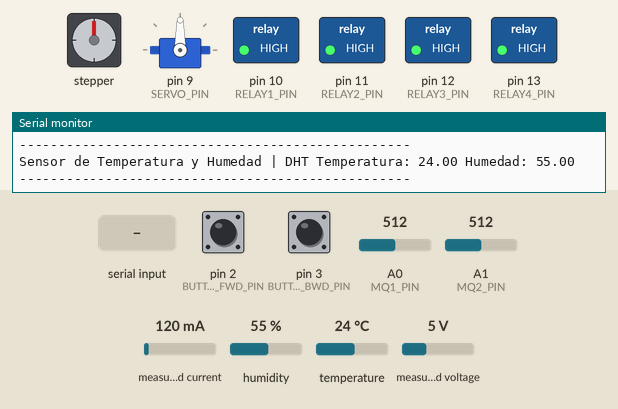
Simulated run of this program. Board: Arduino Uno, built with avr-gcc and run on an emulated ATmega328P. Parts: stepper motor, servo, switched loads named in the program (green lamp = pin HIGH), the last lines printed to the serial monitor. Wiring (inferred from the names in the program): stepper motor (2048 steps per turn assumed): coils pin 4, pin 5, pin 6, pin 7. The inputs (shaded band) are chosen by the test bench; at power-on: pin 3 (BUTTON_BWD_PIN) HIGH, pin 2 (BUTTON_FWD_PIN) HIGH, A0 (MQ1_PIN) = 512, A1 (MQ2_PIN) = 512, measured current 120 mA, humidity 55 %, temperature 24 °C, measured voltage 5 V. Pins used as bus, display or sensor lines are not drawn.

Above: at 1.3 s.
1.4 s: "4\n" received over Serial
At 3.06 s:
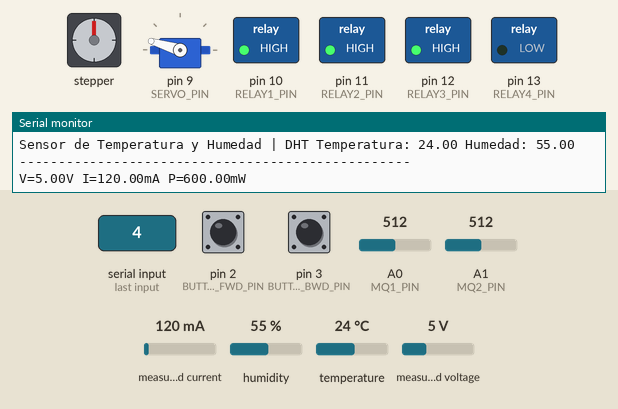
4.9 s: "1\n" received over Serial
At 5.19 s:
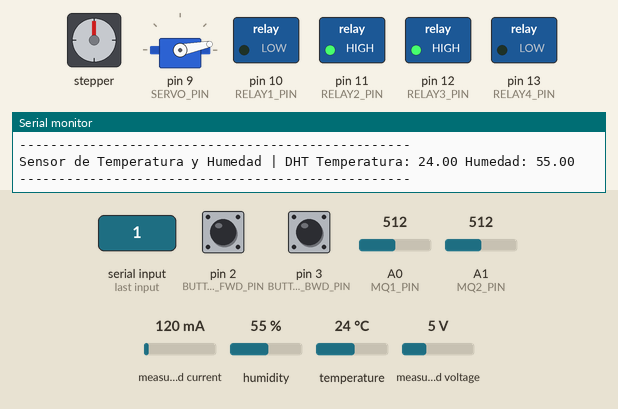
8.4 s: "2\n" received over Serial
At 9.13 s:
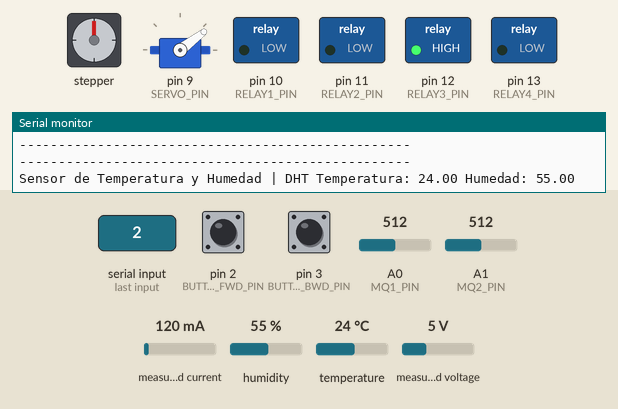
11.9 s: "3\n" received over Serial
At 12.19 s:
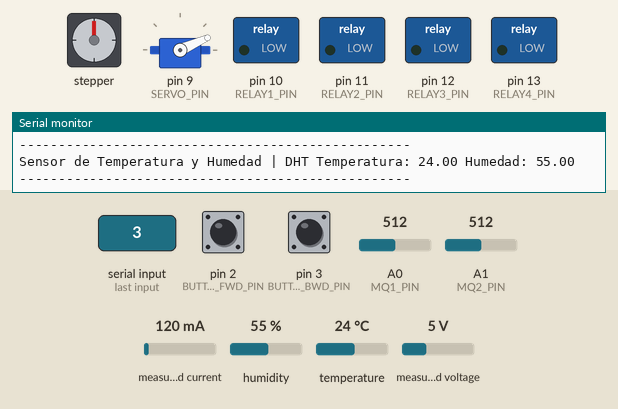
15.4 s: pin 3 (BUTTON_BWD_PIN) pulled LOW for 0.15 s
At 16.13 s:
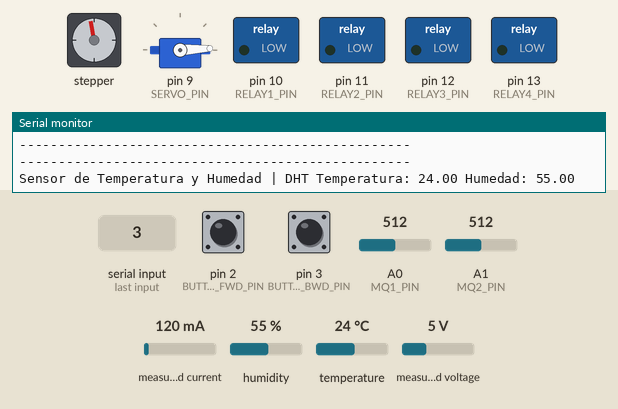
18.9 s: pin 2 (BUTTON_FWD_PIN) pulled LOW for 1 s
At 19.19 s:
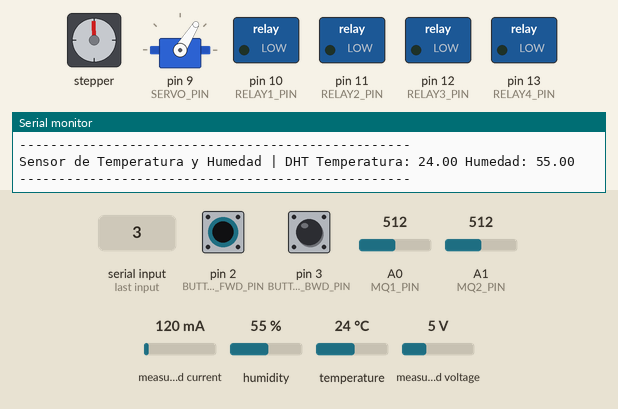
Timing chart, 0 to 32.6 s (numbered marks = the images above; inputs shaded):
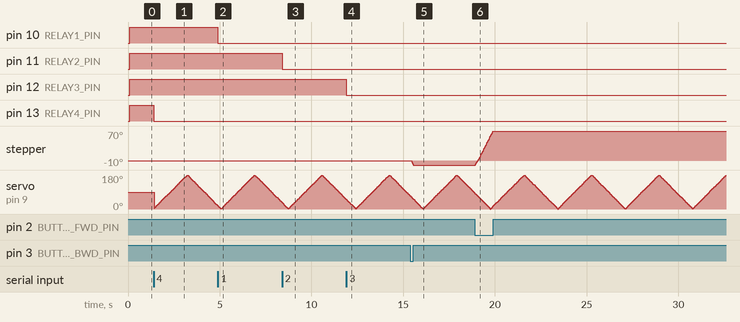

The program:

main.cpp
```cpp
/*
  Maqueta control extendida
  - 4 relés (IN1=D10, IN2=D11, IN3=D12, IN4=D13)
  - Stepper 28BYJ-48 con ULN2003 (D4..D7)
  - 2 pulsadores: D2 = forward, D3 = back
  - Servo en D9 (controlado por el relé 4)
  - DHT22 en D8
  - MQ135 sensores en A0 y A1
  - INA219 medición de corriente
*/

#include <Arduino.h>
#include <Servo.h>
#include <DHT.h>
#include <Wire.h>
#include <Adafruit_INA219.h>

// --- Pines ---
const int RELAY1_PIN = 10; // luminaria A
const int RELAY2_PIN = 11; // luminaria B
const int RELAY3_PIN = 12; // motor paso a paso
const int RELAY4_PIN = 13; // servo control

const int BUTTON_FWD_PIN = 2;
const int BUTTON_BWD_PIN = 3;

const int STEPPER_PIN1 = 4;
const int STEPPER_PIN2 = 5;
const int STEPPER_PIN3 = 6;
const int STEPPER_PIN4 = 7;

const int SERVO_PIN = 9;
const int DHT_PIN = 8;
const int MQ1_PIN = A0;
const int MQ2_PIN = A1;

// --- DHT ---
#define DHTTYPE DHT22
DHT dht(DHT_PIN, DHTTYPE);

// --- Servo ---
Servo fanServo;
bool servoActive = false;
int servoPos = 0;
bool servoUp = true;
unsigned long lastServoMs = 0;
const unsigned long SERVO_DELAY_MS = 10;

// --- Relés ---
bool relayActiveLow = true;
bool relayState1 = false;
bool relayState2 = false;
bool relayState3 = false;
bool relayState4 = false;

// --- Función para aplicar estado a los relés ---
void applyRelay(int idx, bool on) {
  int pin;
  if (idx == 0) pin = RELAY1_PIN;
  else if (idx == 1) pin = RELAY2_PIN;
  else if (idx == 2) pin = RELAY3_PIN;
  else if (idx == 3) pin = RELAY4_PIN;
  else return;

  if (relayActiveLow) digitalWrite(pin, on ? LOW : HIGH);
  else digitalWrite(pin, on ? HIGH : LOW);
}

// --- Stepper ---
const uint8_t STEPSEQ[8][4] = {
  {1,0,0,0},
  {1,1,0,0},
  {0,1,0,0},
  {0,1,1,0},
  {0,0,1,0},
  {0,0,1,1},
  {0,0,0,1},
  {1,0,0,1}
};

int stepIdx = 0;
unsigned long lastStepMs = 0;
unsigned long stepDelayMs = 1;

// --- Botones ---
unsigned long lastDebounceF = 0, lastDebounceB = 0;
const unsigned long DEBOUNCE_MS = 30;
int lastReadF = HIGH, lastReadB = HIGH;

// --- MQ ---
float mq1Avg = 0.0f, mq2Avg = 0.0f;
const float MQ_ALPHA = 0.25f;
unsigned long lastMqMs = 0;
const unsigned long MQ_INTERVAL_MS = 1000;

// --- INA219 ---
Adafruit_INA219 ina219;
unsigned long lastInaMs = 0;
const unsigned long INA_INTERVAL_MS = 1000;
bool inaInitialized = false;

// --- Funciones auxiliares ---
void writeStepper(int idx){
  digitalWrite(STEPPER_PIN1, STEPSEQ[idx][0]);
  digitalWrite(STEPPER_PIN2, STEPSEQ[idx][1]);
  digitalWrite(STEPPER_PIN3, STEPSEQ[idx][2]);
  digitalWrite(STEPPER_PIN4, STEPSEQ[idx][3]);
}

void stepOnce(int dir){
  stepIdx = (stepIdx + (dir>0?1:7)) % 8;
  writeStepper(stepIdx);
}

// --- Setup ---
void setup(){
  Serial.begin(115200);
  delay(100);
  Serial.println("Maqueta - inicio");

  pinMode(RELAY1_PIN, OUTPUT);
  pinMode(RELAY2_PIN, OUTPUT);
  pinMode(RELAY3_PIN, OUTPUT);
  pinMode(RELAY4_PIN, OUTPUT);

  // Inicializar relés apagados
  applyRelay(0, relayState1);
  applyRelay(1, relayState2);
  applyRelay(2, relayState3);
  applyRelay(3, relayState4);

  pinMode(BUTTON_FWD_PIN, INPUT_PULLUP);
  pinMode(BUTTON_BWD_PIN, INPUT_PULLUP);

  pinMode(STEPPER_PIN1, OUTPUT);
  pinMode(STEPPER_PIN2, OUTPUT);
  pinMode(STEPPER_PIN3, OUTPUT);
  pinMode(STEPPER_PIN4, OUTPUT);
  writeStepper(0);

  pinMode(MQ1_PIN, INPUT);
  pinMode(MQ2_PIN, INPUT);

  dht.begin();

  if (!ina219.begin()) {
    Serial.println("Sensor de Electricidad | INA219 no encontrado");
  } else {
    Serial.print("--------------------------------------------------\n");
    Serial.println("Sensor de Electricidad | INA219 inicializado");
    Serial.print("--------------------------------------------------\n");
    inaInitialized = true;
  }

  fanServo.attach(SERVO_PIN);
  fanServo.write(90);
  fanServo.detach();

  mq1Avg = analogRead(MQ1_PIN);
  mq2Avg = analogRead(MQ2_PIN);
  lastMqMs = millis();
}

// --- Loop ---
void loop(){
  unsigned long now = millis();

  // Lectura de botones con antirrebote
  int rf = digitalRead(BUTTON_FWD_PIN);
  int rb = digitalRead(BUTTON_BWD_PIN);
  if (rf != lastReadF) { lastDebounceF = now; lastReadF = rf; }
  if (rb != lastReadB) { lastDebounceB = now; lastReadB = rb; }

  bool forward = false, backward = false;
  if ((now - lastDebounceF) > DEBOUNCE_MS) forward = (rf == LOW);
  if ((now - lastDebounceB) > DEBOUNCE_MS) backward = (rb == LOW);

  // Motor paso a paso solo si el relé 3 está activo
  if (relayState3) {
    if (forward && !backward) {
      if (now - lastStepMs >= stepDelayMs) {
        stepOnce(+1);
        lastStepMs = now;
      }
    } else if (backward && !forward) {
      if (now - lastStepMs >= stepDelayMs) {
        stepOnce(-1);
        lastStepMs = now;
      }
    }
  }

  // Movimiento del servo si relé 4 está activo
  if (relayState4) {
    if (!servoActive) {
      fanServo.attach(SERVO_PIN);
      servoActive = true;
      Serial.print("--------------------------------------------------\n");
      Serial.println("Servo activado (movimiento continuo)");
      Serial.print("--------------------------------------------------\n");


    }

    if (now - lastServoMs >= SERVO_DELAY_MS) {
      lastServoMs = now;
      if (servoUp) servoPos++;
      else servoPos--;
      fanServo.write(servoPos);
      if (servoPos >= 180) servoUp = false;
      if (servoPos <= 0) servoUp = true;
    }

  } else if (servoActive) {
    fanServo.detach();
    servoActive = false;
    Serial.println("Servo detenido");
  }

  // --- Lectura MQ ---
  if (now - lastMqMs >= MQ_INTERVAL_MS){
    lastMqMs = now;
    int r1 = analogRead(MQ1_PIN);
    int r2 = analogRead(MQ2_PIN);
    mq1Avg = (1.0f - MQ_ALPHA) * mq1Avg + MQ_ALPHA * (float)r1;
    mq2Avg = (1.0f - MQ_ALPHA) * mq2Avg + MQ_ALPHA * (float)r2;
    Serial.print("--------------------------------------------------\n");
    Serial.print("Sensor de Gas | MQ1: "); Serial.print(mq1Avg);
    Serial.print("Sensor de Gas | MQ2: "); Serial.println(mq2Avg);
    Serial.print("--------------------------------------------------\n");

    float h = dht.readHumidity();
    float t = dht.readTemperature();
    if (!isnan(h) && !isnan(t)) {
      Serial.print("--------------------------------------------------\n");
      Serial.print("Sensor de Temperatura y Humedad | DHT");
      Serial.print(" Temperatura: "); Serial.print(t);
      Serial.print(" Humedad: "); Serial.println(h);
      Serial.print("--------------------------------------------------\n");
    }
  }

  // --- Lectura INA219 ---
  if (now - lastInaMs >= INA_INTERVAL_MS){
    lastInaMs = now;
    if (inaInitialized){
      float V = ina219.getBusVoltage_V();
      float I = ina219.getCurrent_mA();
      float P = ina219.getPower_mW();
      Serial.print("V="); Serial.print(V);
      Serial.print("V I="); Serial.print(I);
      Serial.print("mA P="); Serial.print(P);
      Serial.println("mW");
    }
  }

  // --- Comandos por Serial ---
  if (Serial.available()){
    String cmd = Serial.readStringUntil('\n');
    cmd.trim();

    if (cmd == "1"){
      relayState1 = !relayState1;
      applyRelay(0, relayState1);
      Serial.print("Relay1 -> "); Serial.println(relayState1 ? "ON" : "OFF");
    }
    else if (cmd == "2"){
      relayState2 = !relayState2;
      applyRelay(1, relayState2);
      Serial.print("Relay2 -> "); Serial.println(relayState2 ? "ON" : "OFF");
    }
    else if (cmd == "3"){
      relayState3 = !relayState3;
      applyRelay(2, relayState3);
      Serial.print("Relay3 -> "); Serial.println(relayState3 ? "ON" : "OFF");
    }
    else if (cmd == "4"){
      relayState4 = !relayState4;
      applyRelay(3, relayState4);
      Serial.print("Relay4 (Servo) -> "); Serial.println(relayState4 ? "ON" : "OFF");
    }
  }
}
```

Measured:
- after the input at 1.4 s, pin 13 (RELAY4_PIN): HIGH → LOW at once
- after the input at 4.9 s, pin 10 (RELAY1_PIN): HIGH → LOW at once
- after the input at 8.4 s, pin 11 (RELAY2_PIN): HIGH → LOW at once
- after the input at 11.9 s, pin 12 (RELAY3_PIN): HIGH → LOW at once
- after the input at 15.4 s, stepper: turns 10° counter-clockwise, starting after 0.06 s
- after the input at 18.9 s, stepper: turns 80° clockwise in 0.96 s, starting at once
